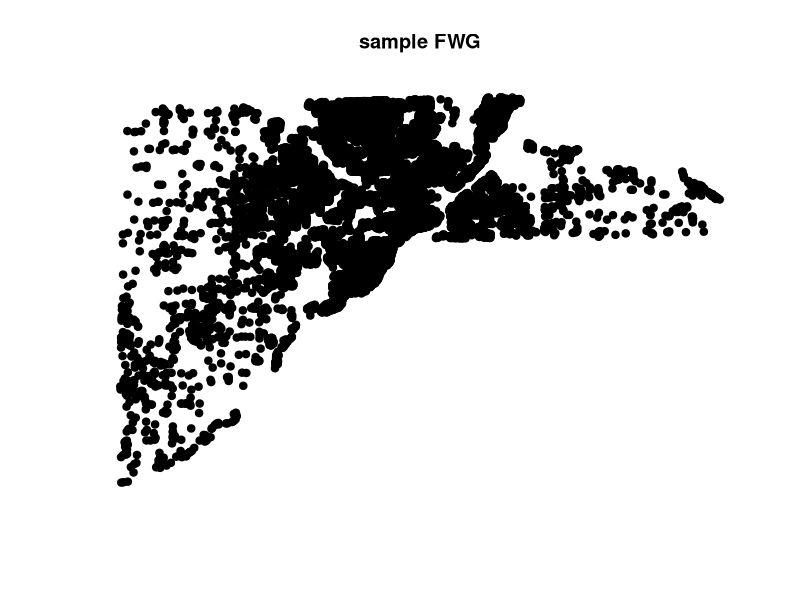
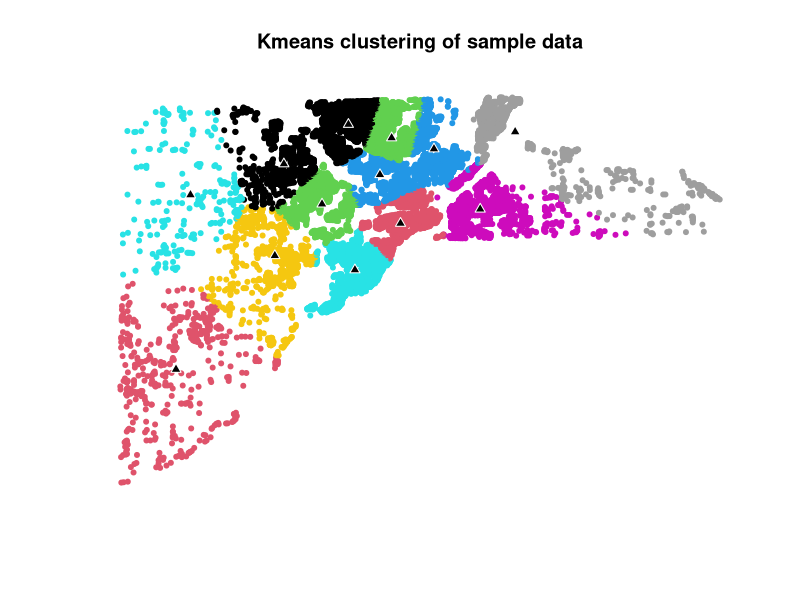
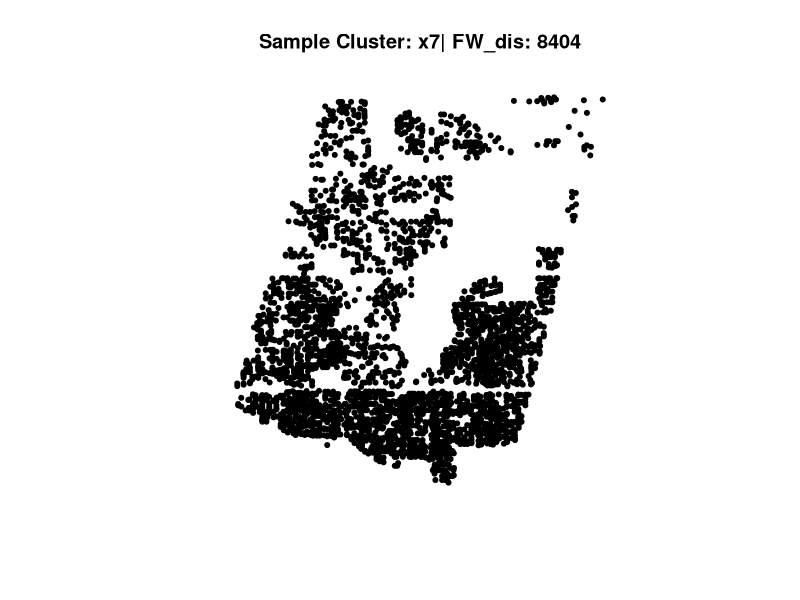
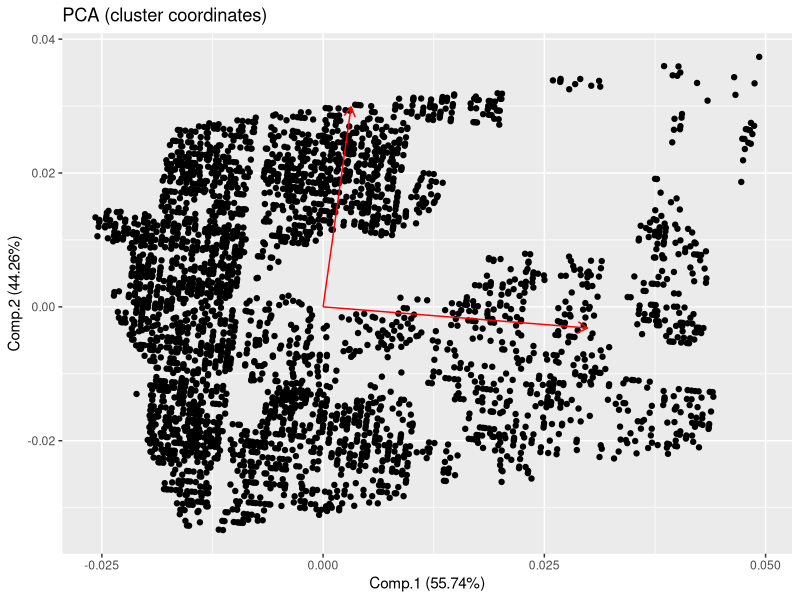
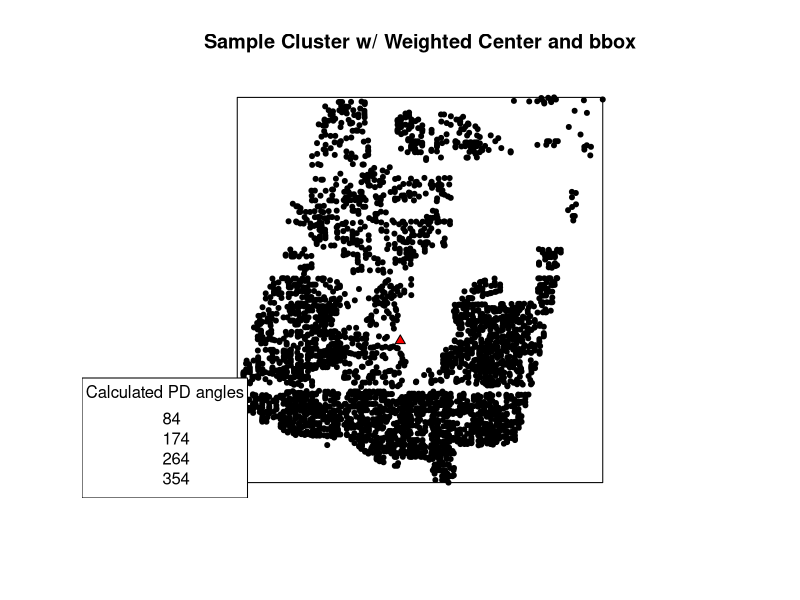
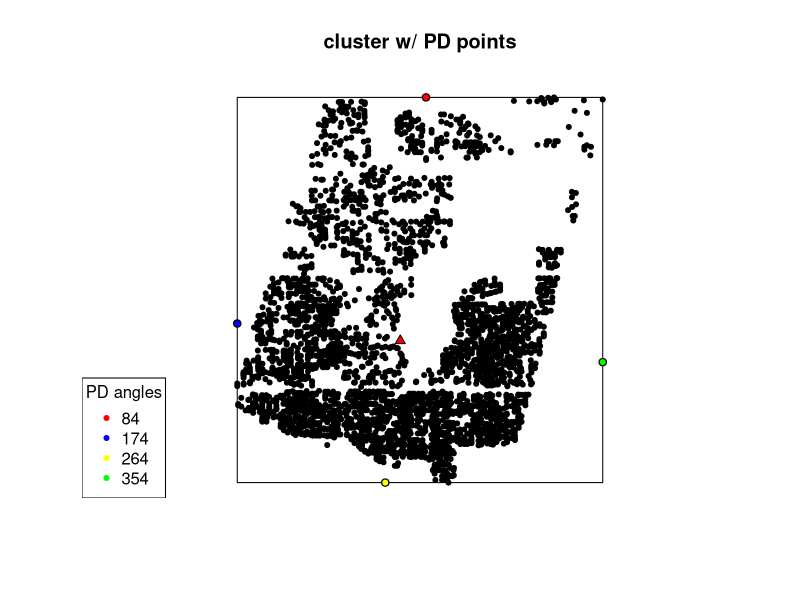
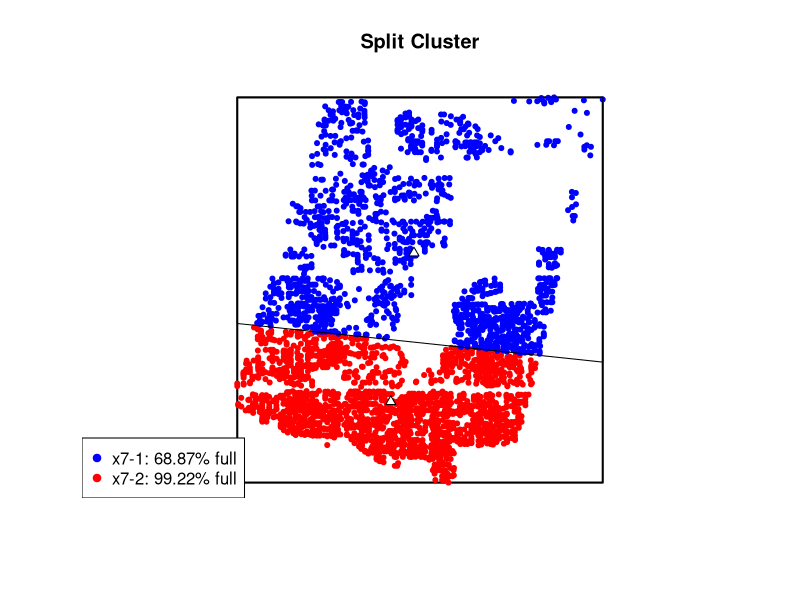
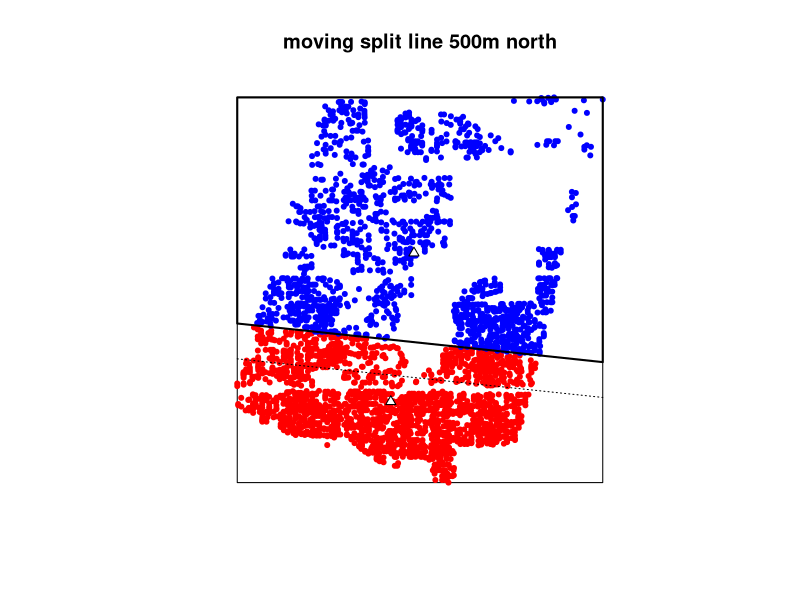

These figures' R source, in order:
## ---- chunk 1
knitr::opts_chunk$set(echo = TRUE)
## ---- chunk 2
# for spatial data
library(sp)
library(raster)

# for sample data built into package
library(spData)

# for visualizing principal direction
library(ggfortify)


## ---- chunk 3

set.seed(666) # for random number generation


# Data on 25,357 single family homes sold in Lucas County, Ohio, 1993-1998
data(house)

# create a "FW_dis" column using random numbers from 0:5
  # this will simulate the "FW Geography" dataset
house$FW_dis <- runif(nrow(house), 0, 5)

# index column
house$idx <- 1:nrow(house)

# drop the built-in columns
house <- house[,which(names(house) %in% c("idx","FW_dis"))]



plot(house, pch = 19, col = "black", main = "sample FWG")


## ---- chunk 4

#~~~~~~~~~~~~~~~FW_kmeans() function ~~~~~~~~~~~~~~~~~~
# FW_kmeans() performs kmeans clustering and calculates FW_gen & FW_dis for each cluster
# @param Bus_pnts - business points w/ assigned FW in the cluster
# @param AD_cap - the capacity of the ADs to be placed
# Returns a named list ("object" type I call a kmeans_result/km_res)
# [1] BUS - the business cluster (spdf)
# [2] AD - cluster centroids representing the AD (spdf), this section contains the data about the cluster
FW_kmeans <- function(Bus_pnts, AD_cap) {
    
    
    # calculate number of ADs needed
    # rounded up, the 1.0 means we are capturing 100% of FW
    cent <- ceiling((sum(Bus_pnts$FW_dis) * 1.0) / AD_cap)
    
    message(paste0(cent, " clusters"))
    
    # Convert to matrix
    mBUS <- as.matrix(Bus_pnts@coords)
    
    # kmeans from stats package
    kmcluster <- kmeans(mBUS, centers = cent, iter.max = 500, nstart = 1)
    
    # Create df to add coords to
    AD <- data.frame(AD_code = paste0("x",1:nrow(kmcluster$centers)))
    coordinates(AD) <- kmcluster$centers
    
    AD@proj4string <- Bus_pnts@proj4string
    
    AD$initial_K <- cent
    AD$AD_cap <- AD_cap
    
    # Add cluster group to each BUS point
    BUS <- "empty"
    BUS <- cbind(Bus_pnts, paste0("x",as.factor(kmcluster$cluster))) 
    colnames(BUS@data)[ncol(BUS@data)] <- c("AD_code")
    
    # calculate FW in each cluster
    AD$FW_gen <- sapply(AD$AD_code, function(x) sum(BUS$FW_gen[BUS$AD_code == x]))
    AD$FW_dis <- sapply(AD$AD_code, function(x) sum(BUS$FW_dis[BUS$AD_code == x]))
    
    ret <- list(AD, BUS)
    names(ret) <- c("AD", "BUS")
    
    
    return(ret)
} #close FW_kmeans()


#~~~~~~~~~~~~~~~~~~~~~~~ Generate clusters ~~~~~~~~~~~~~~~~~~~~~~~~~`

set.seed(666) # repeatable

# get clusters using FW_kmeans function
## returns a named list containing FW points w/ assigned AD_code (BUS) 
## and their centroids/the AD with information about the cluster (AD)
km_house <- FW_kmeans(house, 5000)


# plot the result
plot(km_house$BUS, col = as.factor(km_house$BUS$AD_code), pch = 20, 
     main = "Kmeans clustering of sample data")
points(km_house$AD, pch = 24, col = "white", bg = "black")

## ---- chunk 5


# AD code of largest cluster by FW
cluster <- km_house$AD$AD_code[km_house$AD$FW_dis == max(km_house$AD$FW_dis)]

# get BUS points
cluster <- km_house$BUS[km_house$BUS$AD_code == cluster,]

plot(cluster, pch = 20, col = "black",
     main = paste0("Sample Cluster: ", cluster$AD_code[1], "| FW_dis: ", round(sum(cluster$FW_dis))))




## ---- chunk 6

# get the target FW before splitting the cluster, will need later
target_FW <- sum(cluster$FW_dis) / 2

# run principal direction on the cluster coordinates
pc <- princomp(cluster@coords)


# get the loadings for the two vectors 
pc_mat <- matrix(as.numeric(pc$loadings), ncol = 2)


# row/col names
colnames(pc_mat) <- c("x", "y")

# loadings matrix for the two eigenvectors
pc_mat


# plot the cluster/eigenvectors
autoplot(object = pc, loadings = TRUE,  main = "PCA (cluster coordinates)")


## ---- chunk 7

#~~~~~~~~~~~~~~~~~~~ determine PD angles ~~~~~~~~~~~~~~~~~~~~

# get theta function. Returns theta when given the loadings matrix
get_theta <- function(i) {
    
  rad2deg <- function(rad) {(rad * 180) / (pi)} 
   
  t <- atan2(i["y"], i["x"]) # find angle from x axis
  t <- rad2deg(t) # convert to degrees

  return(t)
} # close get_theta()

# get the angle from x axis of the PD
  # PD is the eigenvector with max standard dev
theta <- get_theta(pc_mat[which(pc$sdev == max(pc$sdev)),])

# get the other angles by adding 90 degrees
theta <- c(theta, theta + 90, theta + 180, theta + 270)

# if the principle direction is in Q2 (Northwest), then the 4th theta (one that would be in Q1) is over 360
# subtract 360 from it to get angles between 0-360 degrees
if (theta[1] > 90) {
  theta[4] <- theta[4] - 360
}
  

#~~~~~~~~~~~~~~~~~ Weighted Center of cluster (AD location) ~~~~~~~~~~~~~
weightedCenter <- function(cluster1) {
  # get weighted center
  wcx <- weighted.mean(x = cluster1@coords[,1], 
                   w = cluster1$FW_dis)
  
  wcy <- weighted.mean(x = cluster1@coords[,2], 
                   w = cluster1$FW_dis)
  return(c(wcx, wcy))
} # close weightedCenter

wc <- weightedCenter(cluster)
  
  

#~~~~~~~~~~~~Bounding box of cluster ~~~~~~~~~~~~~~
  
# get bounding box
bb <- cluster@bbox

# change rownames to remember which one is which
rownames(bb) <- c("EW", "NS")



# bbox has the coordinates of the corners of the bbox
# the bbox is used as a boundary for the split polygon that splits the cluster
bb
## ---- chunk 8

# make an sp object of bbox for plotting
bbox_sp <- as.matrix(rbind(c(bb[1,1], bb[2,2]), # NW
                           c(bb[1,2], bb[2,2]), # NE
                           c(bb[1,2], bb[2,1]), # SE
                           c(bb[1,1], bb[2,1]))) # SW
colnames(bbox_sp) <- c("x_coord", "y_coord")

# polygon for plotting bbox
bbox_sp <- Polygon(bbox_sp)
bbox_sp <- Polygons(list(bbox_sp), 1)
bbox_sp <- SpatialPolygons(list(bbox_sp))
bbox_sp@proj4string <- house@proj4string



# plot cluster, wc, bbox, and note the eigenvector angles
plot(cluster, pch = 20, col = "black", 
     main = "Sample Cluster w/ Weighted Center and bbox")
points(wc[1], wc[2], pch = 24, col = "black", bg = "red")
plot(bbox_sp, add = TRUE)
legend("bottomleft", legend = round(theta), title = "Calculated PD angles")


## ---- chunk 9


#~~~~~~~~~~` Get polygon corner coordinates ~~~~~~~~~~~~
# function to get the PD point coords on the bbox for a single eigenvector angle at a time
# @param theta - the eigenvector angle to get the PD coord for. 
# @param bb1 - the bbox matrix
# Returns point coordinates for the split poly corners
getPDpointCoords <- function(theta, bb1 = bb) {
        
    # the quadrant the eigenvector angle is in determines what coordinates are chosen for x&y (taken from bbox)
    # trigonometry is used to determine where on the bbox to put the PD point in relation to the (weighted) center
    
    if (theta > 45 && theta < 135) {
        # on north side
        
        # find length of x
        # adj = opp/tan(theta)
        # length of opp (y) is distance from weighted center to N bbox
        d <- (bb1["NS", "max"] - wc[2]) / tan(theta*pi/180)
        
        # add/subtract that from center's x coord - this becomes the x coord
        x_coord <- wc[1] + d
        
        # y coord is north bbox y coord
        y_coord <- bb1["NS", "max"]
        
        # return coords
        return(c(x_coord, y_coord))
        
    } else if (theta > 135 && theta < 225) {
        # on east
        
        # change theta to interior angle
        theta <- 180 - theta
        
        # find length of y
        d <- (bb1["EW", "min"] - wc[1]) * tan(theta*pi/180)
        
        # add/sub that from centers y coord - this becomes the y coord
        y_coord <- wc[2] - d 
        
        # x coord is bbox x coord
        x_coord <- bb1["EW", "min"]
        
        # return coords
        return(c(x_coord, y_coord))
        
    } else if (theta > 225 && theta < 315) {
        # on south bbox
        
        # change theta to interior angle
        theta <- 270 - theta
        
        # find length of x
        d <- (bb1["NS", "min"] - wc[2]) * tan(theta*pi/180)
        
        # add/sub from center x coord - this becomes the x coord
        x_coord <- wc[1] + d 
        
        # y coord is bbox's y coord
        y_coord <- bb1["NS", "min"]
        
        # return coords
        return(c(x_coord, y_coord))
        
    } else if (theta > 315 || theta < 45) {
        
        # find length of y
        d <- (bb1["EW", "max"] - wc[1]) * tan(theta*pi/180)
        
        # add/sub from center y coord - this becomes the y coord
        y_coord <- wc[2] + d
        
        # x coord is bbox's x coord
        x_coord <- bb1["EW", "max"]
        
        # return coords
        return(c(x_coord, y_coord))
        
    } # close ifelse
    
} # close getPDpointCoords

# get the PD points for each theta using lapply
coord_mat <- do.call(rbind, lapply(theta, getPDpointCoords))
rownames(coord_mat) <- round(theta) # not super needed, just helps me keep things straight

#~~~~~~~~~~~~~~~ create splitting polygon ~~~~~~~~~~~~~~~~~~~~
# create SP object with these points
  # create dataframe to go with the points
coord_df <- data.frame(OID = 1:4,
                       theta = round(theta),
                       type = c("PD", "opp", "PD", "opp"),
                       PC_sdev = c(max(pc$sdev), min(pc$sdev), max(pc$sdev), min(pc$sdev)))

# create sp object
pd <- SpatialPointsDataFrame(coords = coord_mat, data = coord_df, proj4string = house@proj4string)

# plot PD points
plot(cluster, pch = 20, col = "black", 
     main = "cluster w/ PD points")
points(wc[1], wc[2], pch = 24, col = "black", bg = "red")
plot(bbox_sp, add = TRUE)
points(pd, pch = 19, col = "black")
points(pd, pch = 20, col = c("red", "blue", "yellow", "green"))
legend("bottomleft", pch = 20, col = c("red", "blue", "yellow", "green"),
       legend = round(theta), title = "PD angles")


## ---- chunk 10

#~~~~~~~~~~~~~~~ establish which line is the split line ~~~~~~~~~~~~~~~~ #
# this is determined by the distance between the two points, get split on shorter one
pd$length <- 999 #dummyvar

pd$length[pd$type == "PD"] <- pointDistance(pd[1,], pd[3,], lonlat = FALSE)
pd$length[pd$type == "opp"] <- pointDistance(pd[2,], pd[4,], lonlat = FALSE)


# designate the shortest line as the split line
pd$type <- as.character(pd$type)
pd$type[pd$length == min(pd$length)] <- "split"


# determine distance to weighted center
pd$dist_to_wc <- pointDistance(wc, pd, lonlat = FALSE)

#~~~~~~~~~~~~~~~~~~ form splitting polygon ~~~~~~~~~~~~~~~~~~~~~~~~~~ #
# createSplitPoly() creates the polygon to use to split the cluster
# @param pd_pnts - sp object representing the PD points of the cluster
# @param bb_pnts - an sp object representing the bbox corners
# returns a list
# $split_poly - the polygon used to split the cluster w/ over()
# $poly_points - points at the corners of the polygon, this holds the data for which point is which
createSplitPoly <- function(pd_pnts, bb_pnts) {
    
    split_line <- pd_pnts[pd_pnts$type == "split",] # the line designated as split
    
    
    # add the PD_point (point on non-split line furthest from weighted center)
    temp <- pd_pnts[pd_pnts$length == max(pd_pnts$length),] # the non-split line (has PD point as one of its ends)
    split_line <- rbind(split_line, temp[temp$dist_to_wc == max(temp$dist_to_wc),]) # the split line + PD point
    
    # add the bbox points where the coordinates of bbox_sp match the PD_point
    # https://stackoverflow.com/questions/28233561/finding-rows-containing-a-value-or-values-in-any-column
    # the apply goes over the rows of bbox_corner matrix, checks if any() of the values match the split line
    ## (basically, checks which side of split line the PD point is on)
    # its within a which() so arr.ind = TRUE returns the row indexes that match
    # this is within selecting from bbox_sp using [row,col] - selecting the rows w/ index returned from which()
    ## (selects the bbox corners that are on the same side as the PD point)
    poly_points <- rbind(split_line[,1:3],
                         bb_pnts[which(apply(bb_pnts@coords, 1,
                                             function(r) any(r %in% split_line[3,]@coords)) == TRUE, 
                                       arr.ind = TRUE),])
    
    # poly_points contains the split line endpoints, the PD point, and the bbox corners that go w/ PD point.
    ## the points need to be in the right order. need to go in a circle
    poly_points$OID <- 1:5
    poly_points <- poly_points[order(poly_points$theta),]
    
    
    # create the polygon
    # create a polygon with opp_pd box we made
    split_poly <- Polygon(poly_points)
    split_poly <- Polygons(list(split_poly),1)
    split_poly <- SpatialPolygons(list(split_poly))
    proj4string(split_poly) <- house@proj4string
    
    ret <- list(split_poly = split_poly, poly_points = poly_points)
    
    return(ret)
} # close createSplitPoly()



# create bbox corners sp object
bbox_df <- data.frame(OID = 1:4, 
                      theta = c(135, 225, 315, 45),
                      type = "bbox")
bbox_coords <- matrix(data = c(bb["EW", "min"], bb["NS", "max"],  
                               bb["EW", "min"], bb["NS", "min"], 
                               bb["EW", "max"], bb["NS", "min"], 
                               bb["EW", "max"], bb["NS", "max"]), ncol = 2, byrow = TRUE)
bbox_corners <- SpatialPointsDataFrame(coords = bbox_coords, data = bbox_df, proj4string = house@proj4string)





# split the polygon using the pd and bbox_sp points
split_poly <- createSplitPoly(pd, bbox_corners)

# separate return- poly points holds the dataframe we need for this
poly_points <- split_poly$poly_points
split_poly <- split_poly$split_poly

#~~~~~~~~~~~~~~~~~~~~~~~~~~ split the cluster using the split_poly ~~~~~~~~~~~~~~~~~~~~~~~~~~# 

# get what BUS points are in the split_poly and which are outside
cluster$split <- over(cluster, split_poly)

# get the centers of the two new clusters
wc1 <- weightedCenter(cluster[is.na(cluster$split) == TRUE,])
wc2 <- weightedCenter(cluster[is.na(cluster$split) == FALSE,])

# calculate FW in new clusters
check_df <- data.frame(x = c(wc1[1], wc2[1]),
                       y = c(wc1[2], wc2[2]),
                       FW_dis = c(sum(cluster$FW_dis[is.na(cluster$split) == TRUE]),
                                  sum(cluster$FW_dis[is.na(cluster$split) == FALSE])))


# plot result
plot(bbox_sp, lwd = 2, main = "Split Cluster")
points(cluster[is.na(cluster$split) == TRUE,], pch = 20, col = "red")
points(cluster[is.na(cluster$split) == FALSE,], pch = 20, col = "blue")
plot(split_poly, add = TRUE)
points(wc1[1], wc1[2], pch = 24, col = "black", bg = "white")
points(wc2[1], wc2[2], pch = 24, col = "black", bg = "white")
legend("bottomleft", pch = 19, col = c("blue", "red"),
       legend = c(paste0("x7-1: ", round((check_df$FW_dis[2]/5000)*100, 2), "% full"), 
                  paste0("x7-2: ", round((check_df$FW_dis[1]/5000)*100, 2), "% full")))


## ---- chunk 11

# coordinates of split poly corners
split_coords <- split_poly@polygons[[1]]@Polygons[[1]]@coords

# move all the Ys up (north) 500 feet
split_coords[,2] <- split_coords[,2] - 500

# the real function in the model uses the new split_coords to change the split_poly and resplit the cluster
# here, we just create a spatial lines object to plot
l <- SpatialLines(list(Lines(list(Line(rbind(split_coords[3,], 
                                             split_coords[2,]))), 1)))


# plot
plot(bbox_sp, main = "moving split line 500m north")
points(cluster[is.na(cluster$split) == TRUE,], pch = 20, col = "red")
points(cluster[is.na(cluster$split) == FALSE,], pch = 20, col = "blue")
plot(split_poly, lwd = 2, add = TRUE)
plot(l, add = TRUE, lty = 3, col = "black")
points(wc1[1], wc1[2], pch = 24, col = "black", bg = "white")
points(wc2[1], wc2[2], pch = 24, col = "black", bg = "white")


## ---- chunk 12

cluster2 <- km_house$BUS[km_house$BUS$AD_code == "x1",]

plot(km_house$BUS[km_house$BUS$AD_code %in% c("x1", "x7"),], pch = 20, col = "grey", main = "sample clusters | AD x1 and x7")
points(cluster, pch = 20, col = "red")
points(cluster2, pch = 20, col = "blue")
points(km_house$AD[km_house$AD$AD_code %in% c("x1", "x7"),], pch = 24, col = "black", bg = "white")


## ---- chunk 13

#FWd_func_one_point() - returns the cumulative FW as a function of distance from the a specified AD point.
# I basically just modified the one_point Kd function
#@param point - the point in question (usually lowest filled AD) that needs to "grab" FW
#@param other_BUS - the BUS points of the cluster being grabbed from
#@param radius - the radius of the FW_func and the breaks. Defaults to 50mi @ 1000 ft intervals
#returns - a df that can be plotted in ggplot
FWd_func_one_point <- function(point, other_BUS, radius = seq(1, 264000, 1000)) {
    

    # point distance bt lowest point and all others
    d <- raster::pointDistance(point, other_BUS, lonlat = FALSE)
    
    # a series of circles around events - every 100 feet from 0 to 15 miles
    distance2 <- radius
    
    # attach the pointdistance (d) to the good_NN df
    other_BUS$d_from_low <- d
    
    # 
    # for every distance, want the sum of FW for points within that distance
    FWd <- sapply(distance2, function(x) sum(other_BUS$FW_dis[other_BUS$d_from_low <= x]))
    
    FWd_df <- data.frame(kdist = distance2, FWd = FWd, num_ADs = nrow(other_BUS))
    
    return(FWd_df)
} # close FWd_one_point


FWd <- FWd_func_one_point(point = km_house$AD[km_house$AD$AD_code == "x7",], 
                          other_BUS = km_house$BUS[km_house$BUS$AD_code == "x7",],
                          radius = seq(1,10000, 500))


## ---- chunk 14


plot(FWd$kdist, FWd$FWd, type = 's',
     main = "Cumulative FW by Distance | AD x7", 
     xlab = "Distance (feet)", 
     ylab = "Cumulative FW (tons/year)")
abline(h = 5000, col = "red")  
abline(v = max(FWd$kdist[FWd$FWd < 5000]), lty = 2)


plotCircle <- function(x, y, r) {
  angles <- seq(0,2*pi,length.out=360)
  lines(r*cos(angles)+x,r*sin(angles)+y)
}


plot(km_house$BUS[km_house$BUS$AD_code %in% c("x1", "x7"),], pch = 20, col = "grey", main = "draw circles")
points(cluster, pch = 20, col = "red")
points(cluster2, pch = 20, col = "blue")
points(km_house$AD[km_house$AD$AD_code %in% c("x1", "x7"),], pch = 24, col = "black", bg = "white")
lapply(seq(1,10000, 500), function(x) plotCircle(km_house$AD[km_house$AD$AD_code == "x7",]@coords[1],
                                                    km_house$AD[km_house$AD$AD_code == "x7",]@coords[2], x))




## ---- chunk 15

# add FW already in adjacent AD to the FWd df
FWd$FWd_plus <- FWd$FWd + km_house$AD$FW_dis[km_house$AD$AD_code == "x7"]


        
## change AD_code for BUS points associated with lowest_AD that are given to the of_adj_AD[it]

### find dist from overfilled_AD's BUS to of_adj_AD[it]
d <- raster::pointDistance(km_house$AD[km_house$AD$AD_code == "x7",],
                           km_house$BUS[km_house$BUS$AD_code == "x1",], lonlat = FALSE)

### attach this distance to the BUS df
km_house$BUS$pt_dist <- NA
km_house$BUS$pt_dist[km_house$BUS$AD_code == "x1"] <- d



### change AD_codes for points w/in FWd_xint distance to the of_adj_AD[it] code
### BUS where code is same as lowest AD and within the distance to add to the NN_AD
km_house$BUS$AD_code[km_house$BUS$AD_code == "x1" & km_house$BUS$pt_dist <= 5000] <- "x7"




# plot
plot(km_house$BUS[km_house$BUS$AD_code %in% c("x1", "x7"),], pch = 20, col = "grey", main = "grab FW")
points(km_house$BUS[km_house$BUS$AD_code == "x1",], pch = 20, col = "blue")
points(km_house$BUS[km_house$BUS$AD_code == "x7",], pch = 20, col = "red")
points(km_house$AD[km_house$AD$AD_code %in% c("x1", "x7"),], pch = 24, col = "black", bg = "white")
lapply(seq(1,10000, 500), function(x) plotCircle(km_house$AD[km_house$AD$AD_code == "x7",]@coords[1],
                                                    km_house$AD[km_house$AD$AD_code == "x7",]@coords[2], x))
